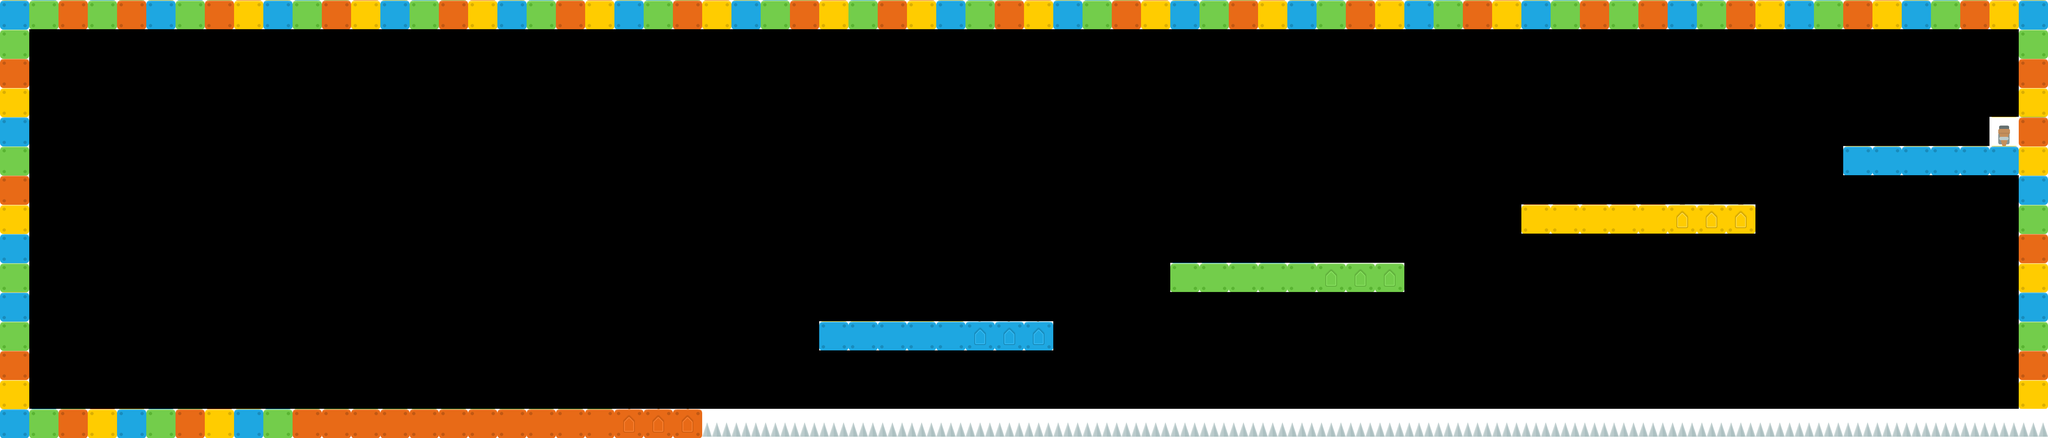

This game map was drawn from its Tiled (.tmx) file and the tilesets committed beside it. A one-line description and the trimmed map source follow:
An orthogonal 70x15 tile map with 70x70 px tiles, 1 tile layer (tilesLayer).

<map version="1.0" orientation="orthogonal" renderorder="right-down" width="70" height="15" tilewidth="70" tileheight="70" nextobjectid="1">
 <tileset firstgid="1" source="tilesheet.tsx" />
 <layer name="tilesLayer" width="70" height="15">
  <data>[1050 cells, 197 non-empty, 10 distinct tile ids]</data>
 </layer>
</map>
